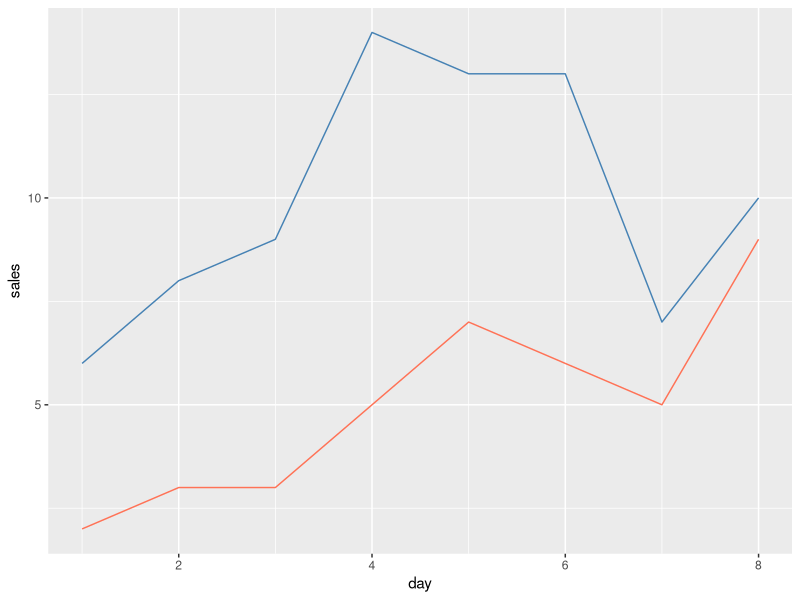
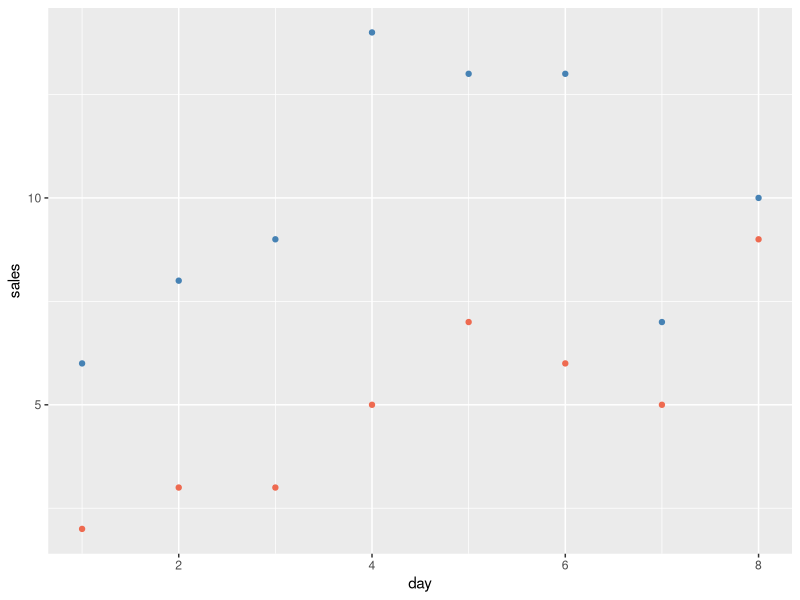

These figures' R source, in order:
# Example: Create Plot in ggplot2 Using Multiple Data Frames
# create  first data frame
df1 <- data.frame(day=1:8,
                  sales=c(6, 8, 9, 14, 13, 13, 7, 10))

df1

# create second data frame
df2 <- data.frame(day=1:8,
                  sales=c(2, 3, 3, 5, 7, 6, 5, 9))

df2

library("ggplot2")

# create line plot using multiple data frame
ggplot() + 
  geom_line(data=df1, aes(x=day, y=sales), color="steelblue") + 
  geom_line(data=df2, aes(x=day, y=sales), color="coral1")

library("ggplot2")

# create scatter plot using multiple data frames
ggplot() +
  geom_point(data=df1, aes(x=day, y=sales), color="steelblue") + 
  geom_point(data = df2, aes(x=day, y=sales), color="coral2")
